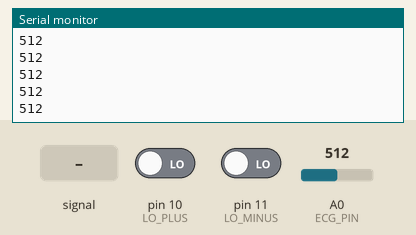
The sketch below on a simulated Arduino Uno, built with avr-gcc and run on an emulated ATmega328P. Shown: the last lines printed to the serial monitor. Inputs (shaded band) come from the test bench; at power-on: A0 (ECG_PIN) = 512, pin 10 (LO_PLUS) LOW, pin 11 (LO_MINUS) LOW.

Above: at 1.2 s.
1.3 s: A0 (ECG_PIN) fed a 200 Hz sine of ±81 counts around its level
At 2.4 s:
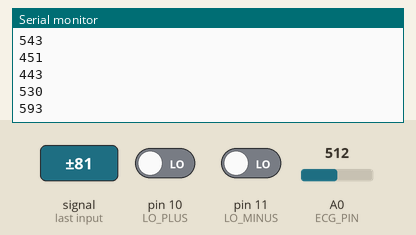
2.8 s: A0 (ECG_PIN) set to 716
At 3.9 s:
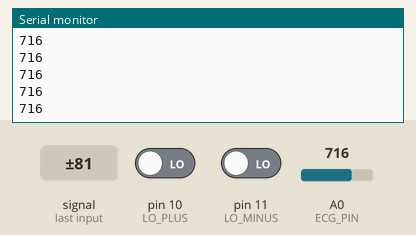
4.3 s: pin 10 (LO_PLUS) driven HIGH
At 5.0 s:
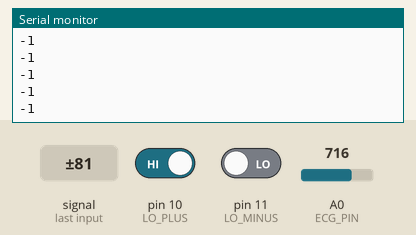
Timing chart, 0 to 7.3 s (numbered marks = the images above; inputs shaded):
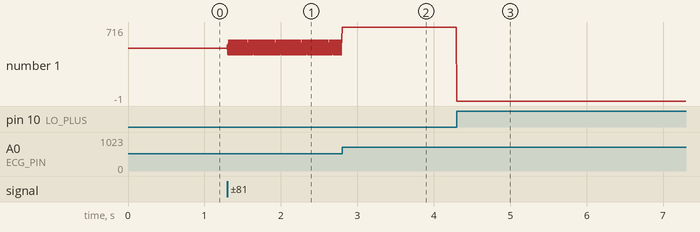

The sketch:

ecg_acquisition.ino
```cpp
// ECG acquisition: reads AD8232 output on A0 at 250 samples/s
// and sends one integer per line over USB serial.
// A line containing -1 means "lead off" (electrode not connected).

const int ECG_PIN = A0;
const int LO_PLUS = 10;                        // AD8232 LO+
const int LO_MINUS = 11;                       // AD8232 LO-
const unsigned long SAMPLE_INTERVAL_US = 4000; // 4 ms = 250 Hz

unsigned long nextSampleTime = 0;

void setup() {
  Serial.begin(115200);
  pinMode(LO_PLUS, INPUT);
  pinMode(LO_MINUS, INPUT);
  nextSampleTime = micros();
}

void loop() {
  unsigned long now = micros();
  // (long) cast keeps this correct when micros() wraps around
  if ((long)(now - nextSampleTime) >= 0) {
    nextSampleTime += SAMPLE_INTERVAL_US;   // schedule next sample
    if (digitalRead(LO_PLUS) == HIGH || digitalRead(LO_MINUS) == HIGH) {
      Serial.println(-1);                   // lead off
    } else {
      Serial.println(analogRead(ECG_PIN));  // 0 to 1023
    }
  }
}
```

Measured:
- after the input at 1.3 s, the serial monitor: prints a new line at once (image 1)
- after the input at 2.8 s, the serial monitor: prints a new line at once (image 2)
- after the input at 4.3 s, the serial monitor: prints a new line at once (image 3)
- plotted number 1: 512 → 593 after the input at 1.3 s, 593 → 716 after the input at 2.8 s, 716 → -1 after the input at 4.3 s
